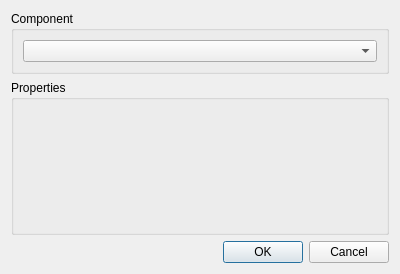
<?xml version="1.0" encoding="UTF-8"?>
<ui version="4.0">
 <class>ComponentAddDialog</class>
 <widget class="QDialog" name="ComponentAddDialog">
  <property name="geometry">
   <rect>
    <x>0</x>
    <y>0</y>
    <width>400</width>
    <height>274</height>
   </rect>
  </property>
  <property name="windowTitle">
   <string>Dialog</string>
  </property>
  <layout class="QVBoxLayout" name="verticalLayout">
   <item>
    <widget class="QGroupBox" name="componentGroupBox">
     <property name="title">
      <string>Component</string>
     </property>
     <layout class="QGridLayout" name="gridLayout">
      <item row="0" column="0">
       <widget class="QComboBox" name="componentComboBox"/>
      </item>
     </layout>
    </widget>
   </item>
   <item>
    <widget class="QGroupBox" name="propertiesGroupBox">
     <property name="sizePolicy">
      <sizepolicy hsizetype="Preferred" vsizetype="Preferred">
       <horstretch>0</horstretch>
       <verstretch>1</verstretch>
      </sizepolicy>
     </property>
     <property name="title">
      <string>Properties</string>
     </property>
     <layout class="QFormLayout" name="formLayout"/>
    </widget>
   </item>
   <item>
    <widget class="QDialogButtonBox" name="buttonBox">
     <property name="orientation">
      <enum>Qt::Horizontal</enum>
     </property>
     <property name="standardButtons">
      <set>QDialogButtonBox::Cancel|QDialogButtonBox::Ok</set>
     </property>
    </widget>
   </item>
  </layout>
 </widget>
 <resources/>
 <connections>
  <connection>
   <sender>buttonBox</sender>
   <signal>accepted()</signal>
   <receiver>ComponentAddDialog</receiver>
   <slot>accept()</slot>
   <hints>
    <hint type="sourcelabel">
     <x>248</x>
     <y>254</y>
    </hint>
    <hint type="destinationlabel">
     <x>157</x>
     <y>274</y>
    </hint>
   </hints>
  </connection>
  <connection>
   <sender>buttonBox</sender>
   <signal>rejected()</signal>
   <receiver>ComponentAddDialog</receiver>
   <slot>reject()</slot>
   <hints>
    <hint type="sourcelabel">
     <x>316</x>
     <y>260</y>
    </hint>
    <hint type="destinationlabel">
     <x>286</x>
     <y>274</y>
    </hint>
   </hints>
  </connection>
 </connections>
</ui>
